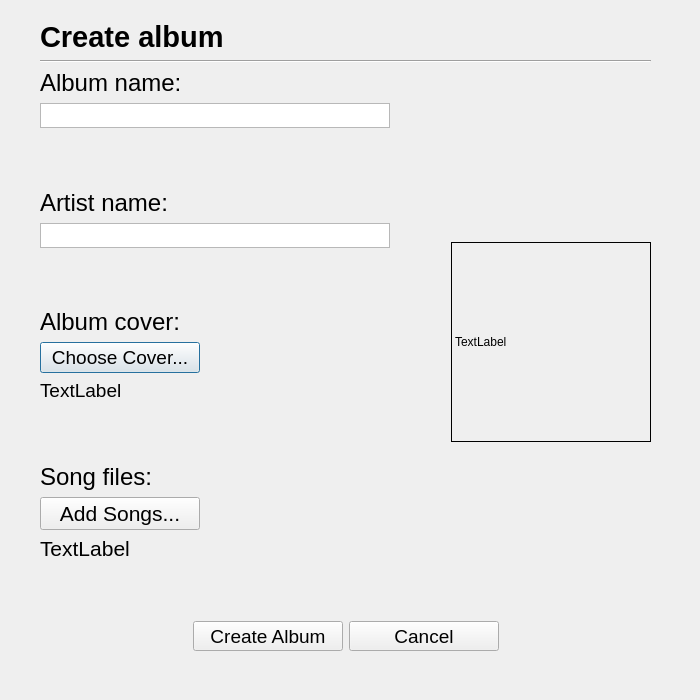
<?xml version="1.0" encoding="UTF-8"?>
<ui version="4.0">
 <class>Dialog</class>
 <widget class="QDialog" name="Dialog">
  <property name="geometry">
   <rect>
    <x>0</x>
    <y>0</y>
    <width>700</width>
    <height>700</height>
   </rect>
  </property>
  <property name="windowTitle">
   <string>Dialog</string>
  </property>
  <widget class="QWidget" name="verticalLayoutWidget">
   <property name="geometry">
    <rect>
     <x>40</x>
     <y>20</y>
     <width>611</width>
     <height>631</height>
    </rect>
   </property>
   <layout class="QVBoxLayout" name="verticalLayout">
    <item>
     <widget class="QLabel" name="label">
      <property name="font">
       <font>
        <pointsize>22</pointsize>
        <weight>75</weight>
        <bold>true</bold>
       </font>
      </property>
      <property name="text">
       <string>Create album</string>
      </property>
     </widget>
    </item>
    <item>
     <widget class="Line" name="line">
      <property name="maximumSize">
       <size>
        <width>1000</width>
        <height>16777215</height>
       </size>
      </property>
      <property name="orientation">
       <enum>Qt::Horizontal</enum>
      </property>
     </widget>
    </item>
    <item>
     <layout class="QVBoxLayout" name="verticalLayout_2">
      <item>
       <layout class="QHBoxLayout" name="horizontalLayout" stretch="1,0,1">
        <item>
         <layout class="QVBoxLayout" name="verticalLayout_3">
          <item>
           <widget class="QLabel" name="label_2">
            <property name="font">
             <font>
              <pointsize>18</pointsize>
             </font>
            </property>
            <property name="text">
             <string>Album name:</string>
            </property>
           </widget>
          </item>
          <item>
           <widget class="QTextEdit" name="textEdit">
            <property name="maximumSize">
             <size>
              <width>350</width>
              <height>25</height>
             </size>
            </property>
           </widget>
          </item>
          <item>
           <spacer name="verticalSpacer_6">
            <property name="orientation">
             <enum>Qt::Vertical</enum>
            </property>
            <property name="sizeHint" stdset="0">
             <size>
              <width>20</width>
              <height>40</height>
             </size>
            </property>
           </spacer>
          </item>
          <item>
           <widget class="QLabel" name="label_8">
            <property name="font">
             <font>
              <pointsize>18</pointsize>
             </font>
            </property>
            <property name="text">
             <string>Artist name:</string>
            </property>
           </widget>
          </item>
          <item>
           <widget class="QTextEdit" name="textEdit_2">
            <property name="maximumSize">
             <size>
              <width>350</width>
              <height>25</height>
             </size>
            </property>
           </widget>
          </item>
          <item>
           <spacer name="verticalSpacer_5">
            <property name="orientation">
             <enum>Qt::Vertical</enum>
            </property>
            <property name="sizeHint" stdset="0">
             <size>
              <width>20</width>
              <height>40</height>
             </size>
            </property>
           </spacer>
          </item>
          <item>
           <widget class="QLabel" name="label_3">
            <property name="font">
             <font>
              <pointsize>18</pointsize>
             </font>
            </property>
            <property name="text">
             <string>Album cover:</string>
            </property>
           </widget>
          </item>
          <item>
           <widget class="QPushButton" name="pushButton">
            <property name="maximumSize">
             <size>
              <width>160</width>
              <height>16777215</height>
             </size>
            </property>
            <property name="font">
             <font>
              <pointsize>14</pointsize>
             </font>
            </property>
            <property name="text">
             <string>Choose Cover...</string>
            </property>
           </widget>
          </item>
          <item>
           <widget class="QLabel" name="label_6">
            <property name="font">
             <font>
              <pointsize>14</pointsize>
             </font>
            </property>
            <property name="text">
             <string>TextLabel</string>
            </property>
           </widget>
          </item>
          <item>
           <spacer name="verticalSpacer">
            <property name="orientation">
             <enum>Qt::Vertical</enum>
            </property>
            <property name="sizeHint" stdset="0">
             <size>
              <width>20</width>
              <height>40</height>
             </size>
            </property>
           </spacer>
          </item>
          <item>
           <widget class="QLabel" name="label_4">
            <property name="font">
             <font>
              <pointsize>18</pointsize>
             </font>
            </property>
            <property name="text">
             <string>Song files:</string>
            </property>
           </widget>
          </item>
          <item>
           <widget class="QPushButton" name="pushButton_2">
            <property name="maximumSize">
             <size>
              <width>160</width>
              <height>16777215</height>
             </size>
            </property>
            <property name="font">
             <font>
              <pointsize>16</pointsize>
             </font>
            </property>
            <property name="text">
             <string>Add Songs...</string>
            </property>
           </widget>
          </item>
          <item>
           <widget class="QLabel" name="label_5">
            <property name="font">
             <font>
              <pointsize>16</pointsize>
             </font>
            </property>
            <property name="text">
             <string>TextLabel</string>
            </property>
           </widget>
          </item>
          <item>
           <spacer name="verticalSpacer_2">
            <property name="orientation">
             <enum>Qt::Vertical</enum>
            </property>
            <property name="sizeHint" stdset="0">
             <size>
              <width>20</width>
              <height>40</height>
             </size>
            </property>
           </spacer>
          </item>
         </layout>
        </item>
        <item>
         <spacer name="horizontalSpacer_3">
          <property name="orientation">
           <enum>Qt::Horizontal</enum>
          </property>
          <property name="sizeHint" stdset="0">
           <size>
            <width>40</width>
            <height>20</height>
           </size>
          </property>
         </spacer>
        </item>
        <item>
         <widget class="QLabel" name="label_7">
          <property name="maximumSize">
           <size>
            <width>200</width>
            <height>200</height>
           </size>
          </property>
          <property name="frameShape">
           <enum>QFrame::Box</enum>
          </property>
          <property name="text">
           <string>TextLabel</string>
          </property>
          <property name="scaledContents">
           <bool>true</bool>
          </property>
         </widget>
        </item>
       </layout>
      </item>
     </layout>
    </item>
    <item>
     <layout class="QHBoxLayout" name="horizontalLayout_2" stretch="0,0,0">
      <item>
       <spacer name="horizontalSpacer">
        <property name="orientation">
         <enum>Qt::Horizontal</enum>
        </property>
        <property name="sizeHint" stdset="0">
         <size>
          <width>40</width>
          <height>20</height>
         </size>
        </property>
       </spacer>
      </item>
      <item>
       <layout class="QHBoxLayout" name="horizontalLayout_3">
        <item>
         <widget class="QPushButton" name="pushButton_3">
          <property name="minimumSize">
           <size>
            <width>150</width>
            <height>0</height>
           </size>
          </property>
          <property name="maximumSize">
           <size>
            <width>100</width>
            <height>30</height>
           </size>
          </property>
          <property name="font">
           <font>
            <pointsize>14</pointsize>
           </font>
          </property>
          <property name="text">
           <string>Create Album</string>
          </property>
         </widget>
        </item>
        <item>
         <widget class="QPushButton" name="pushButton_4">
          <property name="minimumSize">
           <size>
            <width>150</width>
            <height>0</height>
           </size>
          </property>
          <property name="maximumSize">
           <size>
            <width>200</width>
            <height>30</height>
           </size>
          </property>
          <property name="font">
           <font>
            <pointsize>14</pointsize>
           </font>
          </property>
          <property name="text">
           <string>Cancel</string>
          </property>
         </widget>
        </item>
       </layout>
      </item>
      <item>
       <spacer name="horizontalSpacer_2">
        <property name="orientation">
         <enum>Qt::Horizontal</enum>
        </property>
        <property name="sizeHint" stdset="0">
         <size>
          <width>40</width>
          <height>20</height>
         </size>
        </property>
       </spacer>
      </item>
     </layout>
    </item>
   </layout>
  </widget>
 </widget>
 <resources/>
 <connections/>
</ui>
